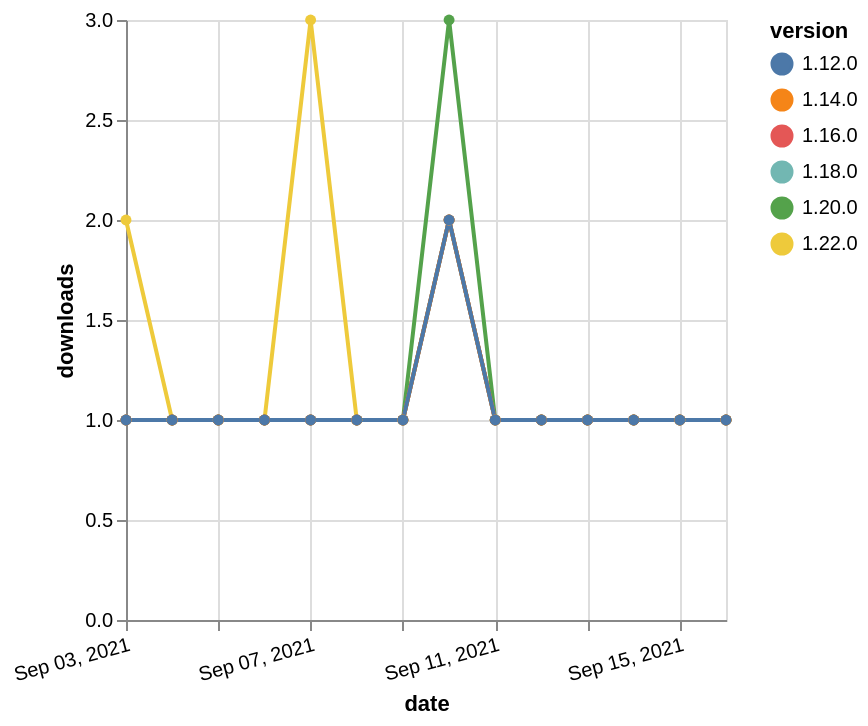

Vega-Lite specification stored for this chart:
### Vega-Lite specification from a JSON file in a GitHub repository (floating-point values rounded to 4 significant figures)
{"$schema": "https://vega.github.io/schema/vega-lite/v5.json", "description": "A simple bar chart with embedded data.", "data": {"values": [{"date": "2021-09-03", "total": 199, "delta": 1, "version": "1.18.0"}, {"date": "2021-09-04", "total": 200, "delta": 1, "version": "1.18.0"}, {"date": "2021-09-05", "total": 201, "delta": 1, "version": "1.18.0"}, {"date": "2021-09-06", "total": 202, "delta": 1, "version": "1.18.0"}, {"date": "2021-09-07", "total": 203, "delta": 1, "version": "1.18.0"}, {"date": "2021-09-08", "total": 204, "delta": 1, "version": "1.18.0"}, {"date": "2021-09-09", "total": 205, "delta": 1, "version": "1.18.0"}, {"date": "2021-09-10", "total": 207, "delta": 2, "version": "1.18.0"}, {"date": "2021-09-11", "total": 208, "delta": 1, "version": "1.18.0"}, {"date": "2021-09-12", "total": 209, "delta": 1, "version": "1.18.0"}, {"date": "2021-09-13", "total": 210, "delta": 1, "version": "1.18.0"}, {"date": "2021-09-14", "total": 211, "delta": 1, "version": "1.18.0"}, {"date": "2021-09-15", "total": 212, "delta": 1, "version": "1.18.0"}, {"date": "2021-09-16", "total": 213, "delta": 1, "version": "1.18.0"}, {"date": "2021-09-03", "total": 133, "delta": 2, "version": "1.22.0"}, {"date": "2021-09-04", "total": 134, "delta": 1, "version": "1.22.0"}, {"date": "2021-09-05", "total": 135, "delta": 1, "version": "1.22.0"}, {"date": "2021-09-06", "total": 136, "delta": 1, "version": "1.22.0"}, {"date": "2021-09-07", "total": 139, "delta": 3, "version": "1.22.0"}, {"date": "2021-09-08", "total": 140, "delta": 1, "version": "1.22.0"}, {"date": "2021-09-09", "total": 141, "delta": 1, "version": "1.22.0"}, {"date": "2021-09-10", "total": 143, "delta": 2, "version": "1.22.0"}, {"date": "2021-09-11", "total": 144, "delta": 1, "version": "1.22.0"}, {"date": "2021-09-12", "total": 145, "delta": 1, "version": "1.22.0"}, {"date": "2021-09-13", "total": 146, "delta": 1, "version": "1.22.0"}, {"date": "2021-09-14", "total": 147, "delta": 1, "version": "1.22.0"}, {"date": "2021-09-15", "total": 148, "delta": 1, "version": "1.22.0"}, {"date": "2021-09-16", "total": 149, "delta": 1, "version": "1.22.0"}, {"date": "2021-09-03", "total": 238, "delta": 1, "version": "1.20.0"}, {"date": "2021-09-04", "total": 239, "delta": 1, "version": "1.20.0"}, {"date": "2021-09-05", "total": 240, "delta": 1, "version": "1.20.0"}, {"date": "2021-09-06", "total": 241, "delta": 1, "version": "1.20.0"}, {"date": "2021-09-07", "total": 242, "delta": 1, "version": "1.20.0"}, {"date": "2021-09-08", "total": 243, "delta": 1, "version": "1.20.0"}, {"date": "2021-09-09", "total": 244, "delta": 1, "version": "1.20.0"}, {"date": "2021-09-10", "total": 247, "delta": 3, "version": "1.20.0"}, {"date": "2021-09-11", "total": 248, "delta": 1, "version": "1.20.0"}, {"date": "2021-09-12", "total": 249, "delta": 1, "version": "1.20.0"}, {"date": "2021-09-13", "total": 250, "delta": 1, "version": "1.20.0"}, {"date": "2021-09-14", "total": 251, "delta": 1, "version": "1.20.0"}, {"date": "2021-09-15", "total": 252, "delta": 1, "version": "1.20.0"}, {"date": "2021-09-16", "total": 253, "delta": 1, "version": "1.20.0"}, {"date": "2021-09-03", "total": 230, "delta": 1, "version": "1.16.0"}, {"date": "2021-09-04", "total": 231, "delta": 1, "version": "1.16.0"}, {"date": "2021-09-05", "total": 232, "delta": 1, "version": "1.16.0"}, {"date": "2021-09-06", "total": 233, "delta": 1, "version": "1.16.0"}, {"date": "2021-09-07", "total": 234, "delta": 1, "version": "1.16.0"}, {"date": "2021-09-08", "total": 235, "delta": 1, "version": "1.16.0"}, {"date": "2021-09-09", "total": 236, "delta": 1, "version": "1.16.0"}, {"date": "2021-09-10", "total": 238, "delta": 2, "version": "1.16.0"}, {"date": "2021-09-11", "total": 239, "delta": 1, "version": "1.16.0"}, {"date": "2021-09-12", "total": 240, "delta": 1, "version": "1.16.0"}, {"date": "2021-09-13", "total": 241, "delta": 1, "version": "1.16.0"}, {"date": "2021-09-14", "total": 242, "delta": 1, "version": "1.16.0"}, {"date": "2021-09-15", "total": 243, "delta": 1, "version": "1.16.0"}, {"date": "2021-09-16", "total": 244, "delta": 1, "version": "1.16.0"}, {"date": "2021-09-03", "total": 225, "delta": 1, "version": "1.14.0"}, {"date": "2021-09-04", "total": 226, "delta": 1, "version": "1.14.0"}, {"date": "2021-09-05", "total": 227, "delta": 1, "version": "1.14.0"}, {"date": "2021-09-06", "total": 228, "delta": 1, "version": "1.14.0"}, {"date": "2021-09-07", "total": 229, "delta": 1, "version": "1.14.0"}, {"date": "2021-09-08", "total": 230, "delta": 1, "version": "1.14.0"}, {"date": "2021-09-09", "total": 231, "delta": 1, "version": "1.14.0"}, {"date": "2021-09-10", "total": 233, "delta": 2, "version": "1.14.0"}, {"date": "2021-09-11", "total": 234, "delta": 1, "version": "1.14.0"}, {"date": "2021-09-12", "total": 235, "delta": 1, "version": "1.14.0"}, {"date": "2021-09-13", "total": 236, "delta": 1, "version": "1.14.0"}, {"date": "2021-09-14", "total": 237, "delta": 1, "version": "1.14.0"}, {"date": "2021-09-15", "total": 238, "delta": 1, "version": "1.14.0"}, {"date": "2021-09-16", "total": 239, "delta": 1, "version": "1.14.0"}, {"date": "2021-09-03", "total": 298, "delta": 1, "version": "1.12.0"}, {"date": "2021-09-04", "total": 299, "delta": 1, "version": "1.12.0"}, {"date": "2021-09-05", "total": 300, "delta": 1, "version": "1.12.0"}, {"date": "2021-09-06", "total": 301, "delta": 1, "version": "1.12.0"}, {"date": "2021-09-07", "total": 302, "delta": 1, "version": "1.12.0"}, {"date": "2021-09-08", "total": 303, "delta": 1, "version": "1.12.0"}, {"date": "2021-09-09", "total": 304, "delta": 1, "version": "1.12.0"}, {"date": "2021-09-10", "total": 306, "delta": 2, "version": "1.12.0"}, {"date": "2021-09-11", "total": 307, "delta": 1, "version": "1.12.0"}, {"date": "2021-09-12", "total": 308, "delta": 1, "version": "1.12.0"}, {"date": "2021-09-13", "total": 309, "delta": 1, "version": "1.12.0"}, {"date": "2021-09-14", "total": 310, "delta": 1, "version": "1.12.0"}, {"date": "2021-09-15", "total": 311, "delta": 1, "version": "1.12.0"}, {"date": "2021-09-16", "total": 312, "delta": 1, "version": "1.12.0"}]}, "width": "container", "mark": {"type": "line", "point": {"filled": true}}, "encoding": {"x": {"field": "date", "type": "temporal", "timeUnit": "yearmonthdate", "title": "date", "axis": {"labelAngle": -15}}, "y": {"field": "delta", "type": "quantitative", "title": "downloads"}, "color": {"field": "version", "type": "nominal"}, "tooltip": {"field": "delta"}}}
